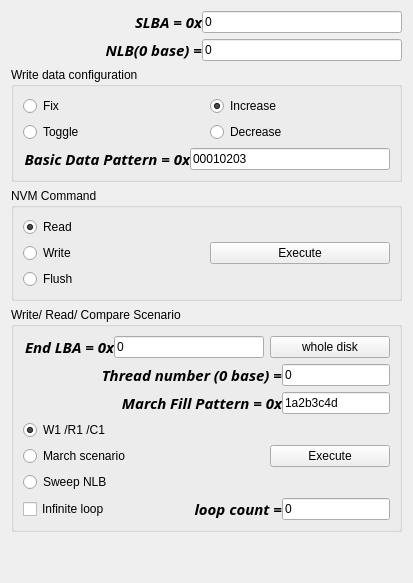
       <widget class="QWidget" name="nvmeCmdTab">
        <attribute name="title">
         <string>NVMe Cmd</string>
        </attribute>
        <layout class="QVBoxLayout" name="verticalLayout_12">
         <item>
          <layout class="QHBoxLayout" name="horizontalLayout_18" stretch="1,0">
           <property name="spacing">
            <number>0</number>
           </property>
           <item>
            <widget class="QLabel" name="labSLBA">
             <property name="font">
              <font>
               <family>Ubuntu Mono</family>
               <pointsize>11</pointsize>
               <weight>75</weight>
               <italic>true</italic>
               <bold>true</bold>
               <underline>false</underline>
               <strikeout>false</strikeout>
               <kerning>true</kerning>
              </font>
             </property>
             <property name="text">
              <string>SLBA = 0x</string>
             </property>
             <property name="alignment">
              <set>Qt::AlignRight|Qt::AlignTrailing|Qt::AlignVCenter</set>
             </property>
            </widget>
           </item>
           <item>
            <widget class="QLineEdit" name="editSLBA">
             <property name="minimumSize">
              <size>
               <width>200</width>
               <height>0</height>
              </size>
             </property>
             <property name="inputMask">
              <string>HHHHHHHHHHHHHHHH; </string>
             </property>
             <property name="text">
              <string>0</string>
             </property>
             <property name="maxLength">
              <number>16</number>
             </property>
             <property name="cursorPosition">
              <number>0</number>
             </property>
            </widget>
           </item>
          </layout>
         </item>
         <item>
          <layout class="QHBoxLayout" name="horizontalLayout_19" stretch="1,0">
           <property name="spacing">
            <number>0</number>
           </property>
           <item>
            <widget class="QLabel" name="labNLBA">
             <property name="font">
              <font>
               <family>Ubuntu Mono</family>
               <pointsize>11</pointsize>
               <weight>75</weight>
               <italic>true</italic>
               <bold>true</bold>
               <underline>false</underline>
               <strikeout>false</strikeout>
               <kerning>true</kerning>
              </font>
             </property>
             <property name="text">
              <string>NLB(0 base) =</string>
             </property>
             <property name="alignment">
              <set>Qt::AlignRight|Qt::AlignTrailing|Qt::AlignVCenter</set>
             </property>
            </widget>
           </item>
           <item>
            <widget class="QLineEdit" name="editNBlocks">
             <property name="minimumSize">
              <size>
               <width>200</width>
               <height>0</height>
              </size>
             </property>
             <property name="inputMask">
              <string>99999; </string>
             </property>
             <property name="text">
              <string>0</string>
             </property>
             <property name="maxLength">
              <number>5</number>
             </property>
             <property name="cursorPosition">
              <number>0</number>
             </property>
            </widget>
           </item>
          </layout>
         </item>
         <item>
          <widget class="QGroupBox" name="grpBoxWriteDataCfg">
           <property name="title">
            <string>Write data configuration</string>
           </property>
           <layout class="QGridLayout" name="gridLayout_2">
            <item row="0" column="0">
             <widget class="QRadioButton" name="radioBtnFixPattern">
              <property name="text">
               <string>Fix</string>
              </property>
              <property name="checked">
               <bool>false</bool>
              </property>
             </widget>
            </item>
            <item row="0" column="1">
             <widget class="QRadioButton" name="radioBtnIncreasePattern">
              <property name="text">
               <string>Increase</string>
              </property>
              <property name="checked">
               <bool>true</bool>
              </property>
             </widget>
            </item>
            <item row="1" column="0">
             <widget class="QRadioButton" name="radioBtnTogglePattern">
              <property name="text">
               <string>Toggle</string>
              </property>
             </widget>
            </item>
            <item row="1" column="1">
             <widget class="QRadioButton" name="radioBtnDecreasePattern">
              <property name="text">
               <string>Decrease</string>
              </property>
             </widget>
            </item>
            <item row="2" column="0" colspan="2">
             <layout class="QHBoxLayout" name="horizontalLayout_22" stretch="1,0">
              <property name="spacing">
               <number>0</number>
              </property>
              <item>
               <widget class="QLabel" name="labDataPattern">
                <property name="font">
                 <font>
                  <family>Ubuntu Mono</family>
                  <pointsize>11</pointsize>
                  <weight>75</weight>
                  <italic>true</italic>
                  <bold>true</bold>
                  <underline>false</underline>
                  <strikeout>false</strikeout>
                  <kerning>true</kerning>
                 </font>
                </property>
                <property name="text">
                 <string>Basic Data Pattern = 0x</string>
                </property>
                <property name="alignment">
                 <set>Qt::AlignRight|Qt::AlignTrailing|Qt::AlignVCenter</set>
                </property>
               </widget>
              </item>
              <item>
               <widget class="QLineEdit" name="editBasicDataPattern">
                <property name="minimumSize">
                 <size>
                  <width>200</width>
                  <height>0</height>
                 </size>
                </property>
                <property name="inputMask">
                 <string>HHHHHHHH; </string>
                </property>
                <property name="text">
                 <string>00010203</string>
                </property>
                <property name="maxLength">
                 <number>8</number>
                </property>
                <property name="cursorPosition">
                 <number>8</number>
                </property>
               </widget>
              </item>
             </layout>
            </item>
           </layout>
          </widget>
         </item>
         <item>
          <widget class="QGroupBox" name="grpBoxNVMCmd">
           <property name="title">
            <string>NVM Command</string>
           </property>
           <layout class="QHBoxLayout" name="horizontalLayout_20">
            <item>
             <layout class="QVBoxLayout" name="verticalLayout_11">
              <item>
               <widget class="QRadioButton" name="radioBtnNVMRead">
                <property name="text">
                 <string>Read</string>
                </property>
                <property name="checked">
                 <bool>true</bool>
                </property>
               </widget>
              </item>
              <item>
               <widget class="QRadioButton" name="radioBtnNVMWrite">
                <property name="text">
                 <string>Write</string>
                </property>
               </widget>
              </item>
              <item>
               <widget class="QRadioButton" name="radioBtnNVMFlush">
                <property name="text">
                 <string>Flush</string>
                </property>
               </widget>
              </item>
             </layout>
            </item>
            <item>
             <widget class="QPushButton" name="btnNVMCmdExecute">
              <property name="text">
               <string>Execute</string>
              </property>
             </widget>
            </item>
           </layout>
          </widget>
         </item>
         <item>
          <widget class="QGroupBox" name="grpBoxWRCScenario">
           <property name="title">
            <string>Write/ Read/ Compare Scenario</string>
           </property>
           <layout class="QGridLayout" name="gridLayout_7">
            <item row="0" column="0" colspan="2">
             <layout class="QHBoxLayout" name="horizontalLayout_35" stretch="1,0">
              <property name="spacing">
               <number>0</number>
              </property>
              <item>
               <widget class="QLabel" name="labELBA">
                <property name="font">
                 <font>
                  <family>Ubuntu Mono</family>
                  <pointsize>11</pointsize>
                  <weight>75</weight>
                  <italic>true</italic>
                  <bold>true</bold>
                  <underline>false</underline>
                  <strikeout>false</strikeout>
                  <kerning>true</kerning>
                 </font>
                </property>
                <property name="text">
                 <string>End LBA = 0x</string>
                </property>
                <property name="alignment">
                 <set>Qt::AlignRight|Qt::AlignTrailing|Qt::AlignVCenter</set>
                </property>
               </widget>
              </item>
              <item>
               <widget class="QLineEdit" name="editELBA">
                <property name="minimumSize">
                 <size>
                  <width>150</width>
                  <height>0</height>
                 </size>
                </property>
                <property name="inputMask">
                 <string>HHHHHHHHHHHHHHHH; </string>
                </property>
                <property name="text">
                 <string>0</string>
                </property>
                <property name="maxLength">
                 <number>16</number>
                </property>
                <property name="cursorPosition">
                 <number>0</number>
                </property>
               </widget>
              </item>
             </layout>
            </item>
            <item row="0" column="2">
             <widget class="QPushButton" name="btnWRCWholeDisk">
              <property name="text">
               <string>whole disk</string>
              </property>
             </widget>
            </item>
            <item row="1" column="0" colspan="3">
             <layout class="QHBoxLayout" name="horizontalLayout_34" stretch="1,0">
              <property name="spacing">
               <number>0</number>
              </property>
              <item>
               <widget class="QLabel" name="labNThread">
                <property name="font">
                 <font>
                  <family>Ubuntu Mono</family>
                  <pointsize>11</pointsize>
                  <weight>75</weight>
                  <italic>true</italic>
                  <bold>true</bold>
                  <underline>false</underline>
                  <strikeout>false</strikeout>
                  <kerning>true</kerning>
                 </font>
                </property>
                <property name="text">
                 <string>Thread number (0 base) =</string>
                </property>
                <property name="alignment">
                 <set>Qt::AlignRight|Qt::AlignTrailing|Qt::AlignVCenter</set>
                </property>
               </widget>
              </item>
              <item>
               <widget class="QLineEdit" name="editNThread">
                <property name="minimumSize">
                 <size>
                  <width>0</width>
                  <height>0</height>
                 </size>
                </property>
                <property name="inputMask">
                 <string>99; </string>
                </property>
                <property name="text">
                 <string>0</string>
                </property>
                <property name="maxLength">
                 <number>2</number>
                </property>
                <property name="cursorPosition">
                 <number>0</number>
                </property>
               </widget>
              </item>
             </layout>
            </item>
            <item row="2" column="0" colspan="3">
             <layout class="QHBoxLayout" name="horizontalLayout_25" stretch="1,0">
              <property name="spacing">
               <number>0</number>
              </property>
              <item>
               <widget class="QLabel" name="labMarchFill">
                <property name="font">
                 <font>
                  <family>Ubuntu Mono</family>
                  <pointsize>11</pointsize>
                  <weight>75</weight>
                  <italic>true</italic>
                  <bold>true</bold>
                  <underline>false</underline>
                  <strikeout>false</strikeout>
                  <kerning>true</kerning>
                 </font>
                </property>
                <property name="text">
                 <string>March Fill Pattern = 0x</string>
                </property>
                <property name="alignment">
                 <set>Qt::AlignRight|Qt::AlignTrailing|Qt::AlignVCenter</set>
                </property>
               </widget>
              </item>
              <item>
               <widget class="QLineEdit" name="editMarchFill">
                <property name="minimumSize">
                 <size>
                  <width>0</width>
                  <height>0</height>
                 </size>
                </property>
                <property name="inputMask">
                 <string>HHHHHHHH; </string>
                </property>
                <property name="text">
                 <string>1a2b3c4d</string>
                </property>
                <property name="maxLength">
                 <number>8</number>
                </property>
                <property name="cursorPosition">
                 <number>8</number>
                </property>
               </widget>
              </item>
             </layout>
            </item>
            <item row="3" column="0" colspan="2">
             <layout class="QVBoxLayout" name="verticalLayout_13">
              <item>
               <widget class="QRadioButton" name="radioBtnW1R1C1">
                <property name="text">
                 <string>W1 /R1 /C1</string>
                </property>
                <property name="checked">
                 <bool>true</bool>
                </property>
               </widget>
              </item>
              <item>
               <widget class="QRadioButton" name="radioBtnMarch">
                <property name="text">
                 <string>March scenario</string>
                </property>
               </widget>
              </item>
              <item>
               <widget class="QRadioButton" name="radioBtnSWNLB">
                <property name="text">
                 <string>Sweep NLB</string>
                </property>
               </widget>
              </item>
             </layout>
            </item>
            <item row="3" column="2">
             <widget class="QPushButton" name="btnWRCExecute">
              <property name="text">
               <string>Execute</string>
              </property>
             </widget>
            </item>
            <item row="4" column="0" colspan="3">
             <layout class="QHBoxLayout" name="horizontalLayout_26" stretch="0,1,0">
              <property name="spacing">
               <number>0</number>
              </property>
              <item>
               <widget class="QCheckBox" name="ckbInfiniteLoop">
                <property name="text">
                 <string>Infinite loop</string>
                </property>
               </widget>
              </item>
              <item>
               <widget class="QLabel" name="labLoopCnt">
                <property name="font">
                 <font>
                  <family>Ubuntu Mono</family>
                  <pointsize>11</pointsize>
                  <weight>75</weight>
                  <italic>true</italic>
                  <bold>true</bold>
                  <underline>false</underline>
                  <strikeout>false</strikeout>
                  <kerning>true</kerning>
                 </font>
                </property>
                <property name="text">
                 <string>loop count =</string>
                </property>
                <property name="alignment">
                 <set>Qt::AlignRight|Qt::AlignTrailing|Qt::AlignVCenter</set>
                </property>
               </widget>
              </item>
              <item>
               <widget class="QLineEdit" name="editWRCLoopCnt">
                <property name="minimumSize">
                 <size>
                  <width>0</width>
                  <height>0</height>
                 </size>
                </property>
                <property name="inputMask">
                 <string/>
                </property>
                <property name="text">
                 <string>0</string>
                </property>
                <property name="maxLength">
                 <number>32767</number>
                </property>
                <property name="cursorPosition">
                 <number>1</number>
                </property>
                <property name="readOnly">
                 <bool>true</bool>
                </property>
               </widget>
              </item>
             </layout>
            </item>
           </layout>
          </widget>
         </item>
         <item>
          <spacer name="verticalSpacer_4">
           <property name="orientation">
            <enum>Qt::Vertical</enum>
           </property>
           <property name="sizeHint" stdset="0">
            <size>
             <width>20</width>
             <height>40</height>
            </size>
           </property>
          </spacer>
         </item>
        </layout>
       </widget>
